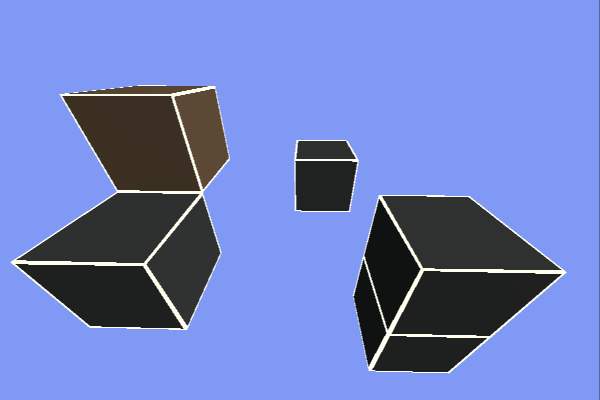
#> input picture generated_images/demo_scarce.png, 600 x 400 px
$ python opencv_fit.py
#> lines starting #> are read from the running program, lines starting #| are printed output that depends on the picture; after the words box and inside, x2 and y2 are one past the last pixel; in counts of white or black regions, pixels touching at a corner belong together; long printed decimals are rounded
### constants.py
import json
from types import SimpleNamespace

def iterativeNamespaceFromDict(data):
    def iterate(holder, key, subdata):
        if type(subdata) == type({}):
            holder[key] = SimpleNamespace()
            for dk, dv in subdata.items():
                iterate(holder[key].__dict__, dk, dv)
        elif type(subdata) == type([]):
            holder[key] = list(range(len(subdata)))
            for dk, dv in enumerate(subdata):
                iterate(holder[key], dk, dv)
        else:
            holder[key] = subdata

    package = {0: None}
    iterate(package, 0, data)
    return package[0]


GLOBAL_CONSTANTS = SimpleNamespace()
def loadConstants(file="constants.json"):
    f = open('constants.json')
    data = json.load(f)
    f.close()
    global GLOBAL_CONSTANTS
    #GLOBAL_CONSTANTS = iterativeNameSpaceFromDict(data)   this rewrites the reference, meaning other files importing it don't update...
    GLOBAL_CONSTANTS.__dict__.clear()
    simple = iterativeNamespaceFromDict(data)
    for key, value in simple.__dict__.items():
        GLOBAL_CONSTANTS.__dict__[key] = value

loadConstants()
#> (reads constants.json from the repository)

### opencv.py
import cv2 as cv
import numpy as np
import moderngl as mgl
from logger import LoggerGenerator
import matplotlib.pyplot as plt
import sys
from constants import GLOBAL_CONSTANTS as constants
from graph import *
from util import *
from opencv_points import matsToCubes, plot_cubes, alignTrans

#
#   Old post processing, hough lines, with constants.json
#

WIDTH = 600
HEIGHT = 400

DEBUG = False

# [46 lines left out: functions doCanny, drawHoughEdges, drawHoughLines, drawHoughBuckets, not called in this run]


fps = 0.0
# [129 lines left out: functions drawOverlays, postProcessImage, _fboToImage, postProcessFbo, cubesToWorld, postProcessCubesFbo and 3 more, not called in this run]

#
#   Edge detectors
#

def lsd(image, detector = 0, scale = 0.8, sigma_scale = 0.6, quant = 2.0, ang_th = 22.5, log_eps = 0.0, density_th = 0.7, n_bins = 1024):
    gray = cv.cvtColor(image, cv.COLOR_BGR2GRAY)
    lsd = cv.createLineSegmentDetector(detector, scale=scale, sigma_scale=sigma_scale, quant=quant, ang_th=ang_th, log_eps=log_eps, density_th=density_th, n_bins=n_bins)
    lines = lsd.detect(gray)[0]
    lines = lineMatrixToPairs(lines)
    return lines

# [140 lines left out: functions prob, linesToPlanarGraph, _pointToScreen, pointToScreen, handleFaces, getCubes and 2 more, not called in this run]

def drawEdges(image, edges, color = (255,255,255), width = 1):
    for edge in edges:
        cv.line(image, np.array(edge[0],dtype=np.uint32), np.array(edge[1],dtype=np.uint32), color, width)

# [22 lines left out: functions drawLines, drawLinesColorful, draw_tris, not called in this run]

import matplotlib.pyplot as plt
# [28 lines left out: function drawFixedAxes, not called in this run]

# [11 lines that do not run on import are left out]

### util.py
import numpy as np
WIDTH = 600
HEIGHT = 400
# [19 lines left out: functions toRange, polarToLine, not called in this run]

def clamp(val, v_min, v_max):
    return min(v_max, max(v_min,val))

# [82 lines left out: functions getEdgeProjection, lineIntersection, _segmentIntersection, edgeDistance, not called in this run]

def lineMatrixToPairs(lines):
    if np.array(lines[0]).shape != (1, 4):
        return lines
    return [(np.array(line[0][0:2]), np.array(line[0][2:4])) for line in lines]

# [54 lines left out: functions combineEdges, combineParallelLines, pointInConvexPolygon, not called in this run]

def faceCircumference(face):
    return sum(np.linalg.norm(np.array(face[i])-face[i+1]) for i in range(-1,len(face) - 1))

def vec3ToEuclidian(vec4):
    return np.array(vec4[0:3])/vec4[2]

# [63 lines left out: functions getIntrinsicsMatrix, getCameraTransformationMatrix, segments_distance, get_segments_intersection, segments_intersect, not called in this run]

import math
# [27 lines left out: function point_segment_distance, not called in this run]


# [7 lines that do not run on import are left out]

### opencv_fit.py
import cv2 as cv
import numpy as np
from opencv import lsd

WIDTH = 600
HEIGHT = 400

def toRange(v, min, max, newmin, newmax):
    if max == min:
        return (v-min)*(newmax-newmin) + newmin
    return (v - min)*(newmax - newmin)/(max-min)+newmin

def min_loss(points, lines):
    """
    Assumes lines are list of [rho, phi] where rho is offset and phi is radian angle
    Assumes that the points are actually inverted? like (y, x) instead of (x, y)
    opencv is stupid
    """
    return sum([min([pow(point[1]*np.sin((phi)) + point[0]*np.cos((phi)) - rho,2) for point in points]) for rho, phi in lines]) / len(lines)

def sum_loss(phi, theta, lines):
    return min_loss(get_focal_points(phi, theta), lines)

def regress_lines(lines, screen_width, screen_height, iterations = 500):

    best_loss = 100000
    best_phi_theta = (0, 0)
    for i in range(0,iterations):
        phi = np.random.rand()*np.pi
        theta = np.random.rand()*np.pi/2
        if sum_loss(phi, theta, lines) < best_loss:
            best_loss = sum_loss(phi, theta, lines)
            best_phi_theta = (phi, theta)

    print(" The loss is ", best_loss)
    return best_phi_theta

def get_camera_angles(file, iterations = 500, method = 'hough'):
#> called with file = 'generated_images/demo_scarce.png', iterations = 10000, method = 'lsd'
    if method == 'hough':
        # Load the image
        image = cv.imread(file, cv.IMREAD_COLOR)
        # Flip the image along the x and y axis
        gray = cv.cvtColor(image, cv.COLOR_BGR2GRAY)

        def get_edges_image(image, blur = (5, 5),thresh1 = 5, thresh2 = 10):
            blurred = cv.GaussianBlur(image, blur, 0)
            return cv.Canny(blurred, thresh1, thresh2)

        canny = get_edges_image(gray)

        #image = cv.merge([get_edges_image(blue_channel),get_edges_image(red_channel),get_edges_image(green_channel)])
        lines = cv.HoughLines(canny, 1, np.pi / 180, 50, None, 0, 0)
        lines = lines[:,0,:]
    elif method == "lsd":

        image = cv.imread(file, cv.IMREAD_COLOR)
#> image is the input picture: shape (400, 600, 3); mean B, G, R 193.5, 127.8, 110.1
        lines = lsd(image)
#> in lsd, `gray = cv.cvtColor(image, cv.COLOR_BGR2GRAY)`:
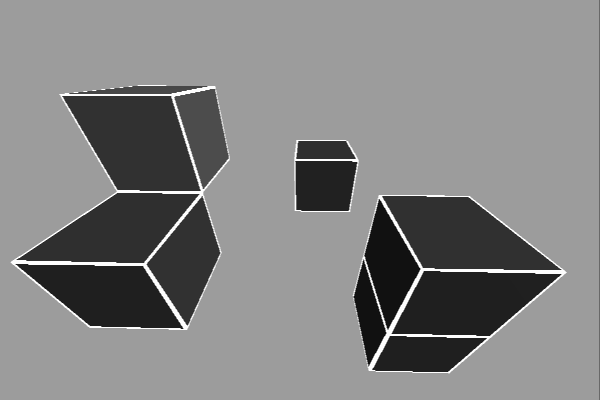
#> gray: shape (400, 600); min 17, max 254, mean 130
#> in lsd, `lines = lsd.detect(gray)[0]`: lines = 75 rows, first 6: [488.1, 335, 393.1, 332.7], [15.6, 263.7, 141.9, 265.8], [143.1, 262.4, 16.87, 259.7], [559.4, 269.6, 421.9, 267.5], [424.3, 270.7, 559.4, 273.5], [198.1, 190.5, 116.9, 189.3]
#> in lsd, `lines = lineMatrixToPairs(lines)`: lines = 75 items, first 6: ([488.1, 335], [393.1, 332.7]), ([15.6, 263.7], [141.9, 265.8]), ([143.1, 262.4], [16.87, 259.7]), ([559.4, 269.6], [421.9, 267.5]), ([424.3, 270.7], [559.4, 273.5]), ([198.1, 190.5], [116.9, 189.3])
        lines = [(np.sign(np.arctan2(b[0] - a[0], b[1] - a[1]))*(a[1]*b[0]-b[1]*a[0])/np.linalg.norm(b-a), np.fmod(-np.arctan2(b[0] - a[0], b[1] - a[1]) + np.pi,np.pi)) for a, b in lines if np.linalg.norm(b-a) > 10]
#> lines = 74 pairs, first value -291.7 to 597.8, second value -8.74e-08 to 3.12
        lines = np.array(lines)
    else:
        return None

    return regress_lines(lines, image.shape[1], image.shape[0], iterations=iterations)
#> the loop in regress_lines, `for i in range(0,iterations):` made 10000 passes
#> (phi, best_loss, best_phi_theta) on passes 3, 10, 17, 22, 24, 52: (1.33, 11445.7, (1.33, 1.01)), (2.44, 9630.3, (2.44, 1.37)), (1.43, 9560.5, (1.43, 0.893)), (2.19, 8283.5, (2.19, 0.0946)), (0.661, 7639.8, (0.661, 0.203)), (2.31, 6663, (2.31, 1.51))
#> best_loss on passes 1, 4, 5: 13068.1, 11429.9, 9865.4
#> after the loop in regress_lines, `for i in range(0,iterations):`: best_loss = 2683.9; best_phi_theta = (2.17, 1.55)
#|  The loss is  2683.886

def get_focal_points(phi, theta):
    sc_points = [(1/(np.tan(theta)*np.sin(phi)), 1/np.tan(phi)),
            (0,        - np.tan(phi)),
            (-np.tan(theta)/np.sin(phi),     1/np.tan(phi))]

    return [np.array([HEIGHT/2 * p[0] + WIDTH/2,  HEIGHT/2 * p[1] + HEIGHT/2]) for p in sc_points]

def show_points_on_image(image, points, lines):
    print("focal points: ", points)

    boundary = 350
    def convert_coords(point):
        return (int(point[0] + boundary), int(point[1] + boundary))

    image = cv.copyMakeBorder(image, boundary, boundary, boundary, boundary, cv.BORDER_CONSTANT, value=(255, 0, 0))
    for rho, phi in lines:
        a = np.cos(phi)
        b = np.sin(phi)
        x0 = a * rho
        y0 = b * rho
        x1 = int(x0 + 1000 * (-b))
        y1 = int(y0 + 1000 * (a))
        x2 = int(x0 - 1000 * (-b))
        y2 = int(y0 - 1000 * (a))
        cv.line(image, convert_coords((x1, y1)), convert_coords((x2, y2)), (0, 0, 55), 2)

    cv.circle(image, convert_coords(points[0]), 10, (0, 0, 255), -1)
    cv.circle(image, convert_coords(points[1]), 10, (0, 255, 0), -1)
    cv.circle(image, convert_coords(points[2]), 10, (200, 0, 0), -1)

    scale_percent = 80  # percent of original size
    width = int(image.shape[1] * scale_percent / 100)
    height = int(image.shape[0] * scale_percent / 100)
    dim = (width, height)
    image = cv.resize(image, dim, interpolation=cv.INTER_AREA)
    cv.imshow('Hough Lines', image)

def draw_vanishing_waves(file, phi, theta):
    # Load the image
    image = cv.imread(file, cv.IMREAD_COLOR)
    # Flip the image along the x and y axis
    gray = cv.cvtColor(image, cv.COLOR_BGR2GRAY)

    def get_edges_image(image, blur = (5, 5),thresh1 = 5, thresh2 = 10):
        blurred = cv.GaussianBlur(image, blur, 0)
        return cv.Canny(blurred, thresh1, thresh2)

    canny = get_edges_image(gray)

    #image = cv.merge([get_edges_image(blue_channel),get_edges_image(red_channel),get_edges_image(green_channel)])
    lines = cv.HoughLines(canny, 1, np.pi / 180, 50, None, 0, 0)
    import matplotlib.pyplot as plt
    lines = np.array(lines)

    lines2 = lsd(image)
    lines2 = [(np.sign(np.arctan2(b[0] - a[0], b[1] - a[1]))*(a[1]*b[0]-b[1]*a[0])/np.linalg.norm(b-a), np.fmod(-np.arctan2(b[0] - a[0], b[1] - a[1]) + np.pi,np.pi)) for a, b in lines2 if np.linalg.norm(b-a) > 10]
    lines2 = np.array(lines2)
    plt.scatter(lines2[:,1], lines2[:,0], color='r')

    print("drawing loss:", sum_loss(phi, theta, lines2))

    plt.scatter(lines[:,0,1], lines[:,0,0])
    plt.xlabel("phi")
    plt.ylabel("rho")
    plt.title("Hough lines in polar coordinates (rho phi)")

    # plt.imshow(cv.cvtColor(image, cv.COLOR_BGR2RGB))

    def draw_point(point, color = 'r'):
        points = np.array([(point[1]*np.sin(np.deg2rad(phi)) + point[0]*np.cos(np.deg2rad(phi)), np.deg2rad(phi)) for phi in range(180)])
        points = np.array([p for p in points if np.abs(p[0]) < np.linalg.norm(np.array([600,400]))])
        if len(points) == 0:
            return
        plt.plot(points[:, 1], points[:, 0], color)

    fc = get_focal_points(phi, theta)
    draw_point(fc[0], color='r')
    draw_point(fc[1], color='g')
    draw_point(fc[2], color='b')

    show_points_on_image(image, fc, lines2)
    #cv.waitKey(0)
    plt.show()

if __name__ == "__main__":
    file = 'generated_images/demo_scarce.png'
    loss = get_camera_angles(file, iterations = 10000, method="lsd")
#> loss = (2.17, 1.55)
    print(loss)
#| (2.170, 1.551)
    draw_vanishing_waves(file, *loss)
#> in get_edges_image, `blurred = cv.GaussianBlur(image, blur, 0)`:
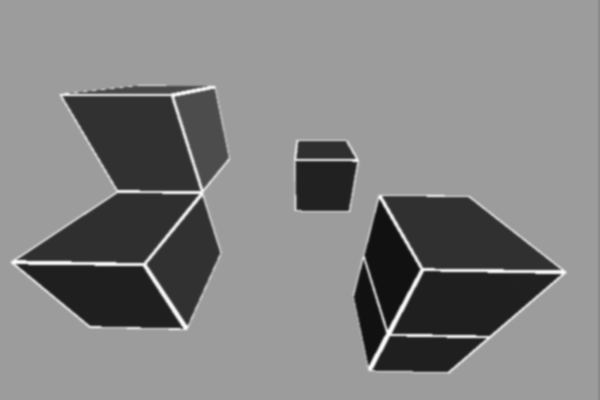
#> blurred: shape (400, 600); min 17, max 253, mean 130
#> in get_edges_image, `return cv.Canny(blurred, thresh1, thresh2)`:
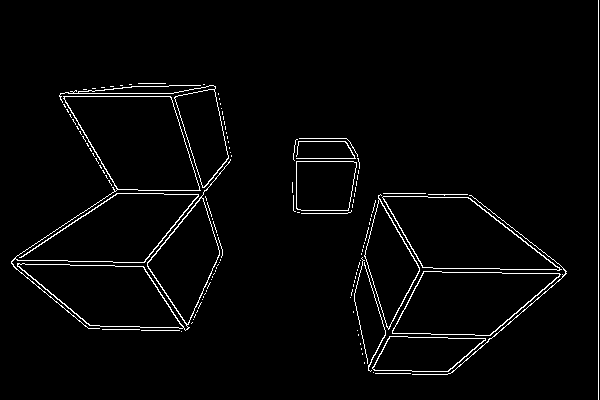
#> returned value: shape (400, 600); 2.6% white in thin lines or dots
#> in draw_vanishing_waves, `lines = cv.HoughLines(canny, 1, np.pi / 180, 50, None, 0, 0)`: lines = 194 rows, first 8: [598, 0], [260, 1.59], [264, 1.59], [574, 0.855], [322, 1.61], [276, 0.681], [93, 1.57], [571, 0.873]
#> in lsd (call 2), `lines = lsd.detect(gray)[0]`: lines = 75 rows, first 6: [488.1, 335, 393.1, 332.7], [15.6, 263.7, 141.9, 265.8], [143.1, 262.4, 16.87, 259.7], [559.4, 269.6, 421.9, 267.5], [424.3, 270.7, 559.4, 273.5], [198.1, 190.5, 116.9, 189.3]
#> in draw_vanishing_waves, `lines2 = lsd(image)`: lines2 = 75 items, first 6: ([488.1, 335], [393.1, 332.7]), ([15.6, 263.7], [141.9, 265.8]), ([143.1, 262.4], [16.87, 259.7]), ([559.4, 269.6], [421.9, 267.5]), ([424.3, 270.7], [559.4, 273.5]), ([198.1, 190.5], [116.9, 189.3])
#> in draw_vanishing_waves, `lines2 = [(np.sign(np.arctan2(b[0] - a[0], b[1] - a[1]))*(a[1]*b[0]-b[..`: lines2 = 74 pairs, first value -291.7 to 597.8, second value -8.74e-08 to 3.12
#| drawing loss: 2683.886
#> in show_points_on_image, `image = cv.copyMakeBorder(image, boundary, boundary, boundary, boundar..`:
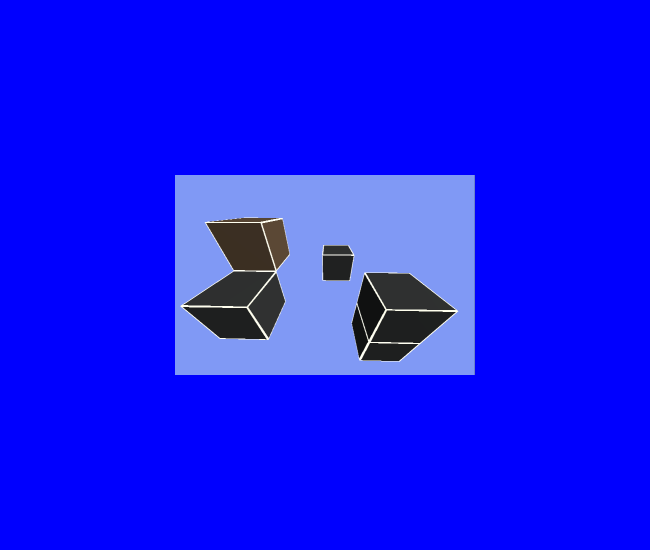
#> image: shape (1100, 1300, 3) (shown at 1/2 size); mean of channels 0, 1, 2 244.7, 21.4, 18.5; drawn as B, G, R
#> the loop in show_points_on_image, `for rho, phi in lines:` made 74 passes
#> (rho, phi, a, b, x0, y0, x1, y1) on passes 1 to 12: (323.1, 1.59, -0.0241, 1, -7.79, 323, -1007, 298), (263.4, 1.59, -0.0166, 1, -4.38, 263.3, -1004, 246), (259.3, 1.59, -0.021, 1, -5.44, 259.3, -1005, 238), (261, 1.59, -0.0155, 1, -4.03, 260.9, -1003, 245), (262, 1.59, -0.0204, 1, -5.34, 261.9, -1005, 241), (187.5, 1.59, -0.015, 1, -2.81, 187.5, -1002, 172), (327, 1.59, -0.0223, 1, -7.31, 326.9, -1007, 304), (159.8, 1.57, -0.00336, 1, -0.537, 159.8, -1000, 156), (495.7, 0.482, 0.886, 0.463, 439.3, 229.7, -24, 1115), (496.8, 0.491, 0.882, 0.471, 438.1, 234.2, -33, 1116), (-228.3, 2.62, -0.865, 0.501, 197.5, -114.5, -303, -979), (323.1, 1.59, -0.0238, 1, -7.69, 323, -1007, 299)
#> after the loop in show_points_on_image, `for rho, phi in lines:`:
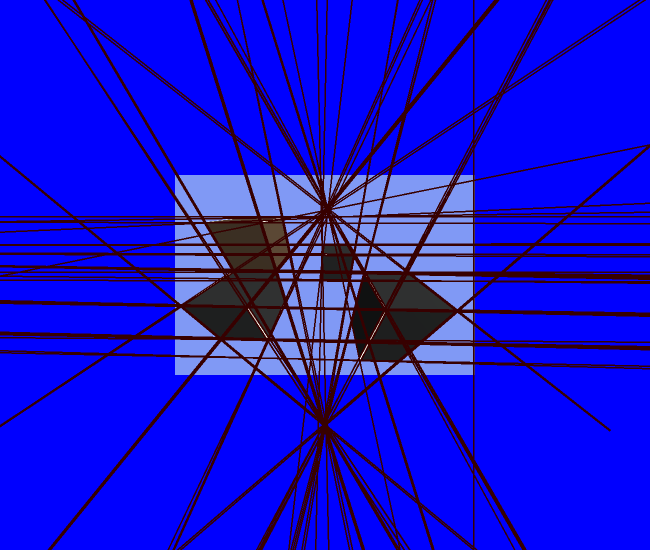
#> image: shape (1100, 1300, 3) (shown at 1/2 size); 14.14% of pixels changed, all inside (x1, y1, x2, y2) = (0, 0, 1300, 1100); drawn as B, G, R
#> in show_points_on_image, `cv.circle(image, convert_coords(points[0]), 10, (0, 0, 255), -1)`: image: shape (1100, 1300, 3); 0.02% of pixels changed, all inside (x1, y1, x2, y2) = (644, 403, 665, 424)
#> in show_points_on_image, `cv.circle(image, convert_coords(points[1]), 10, (0, 255, 0), -1)`: image: shape (1100, 1300, 3); mean of channels 0, 1, 2 211.4, 14.8, 20.4
#> in show_points_on_image, `image = cv.resize(image, dim, interpolation=cv.INTER_AREA)`:
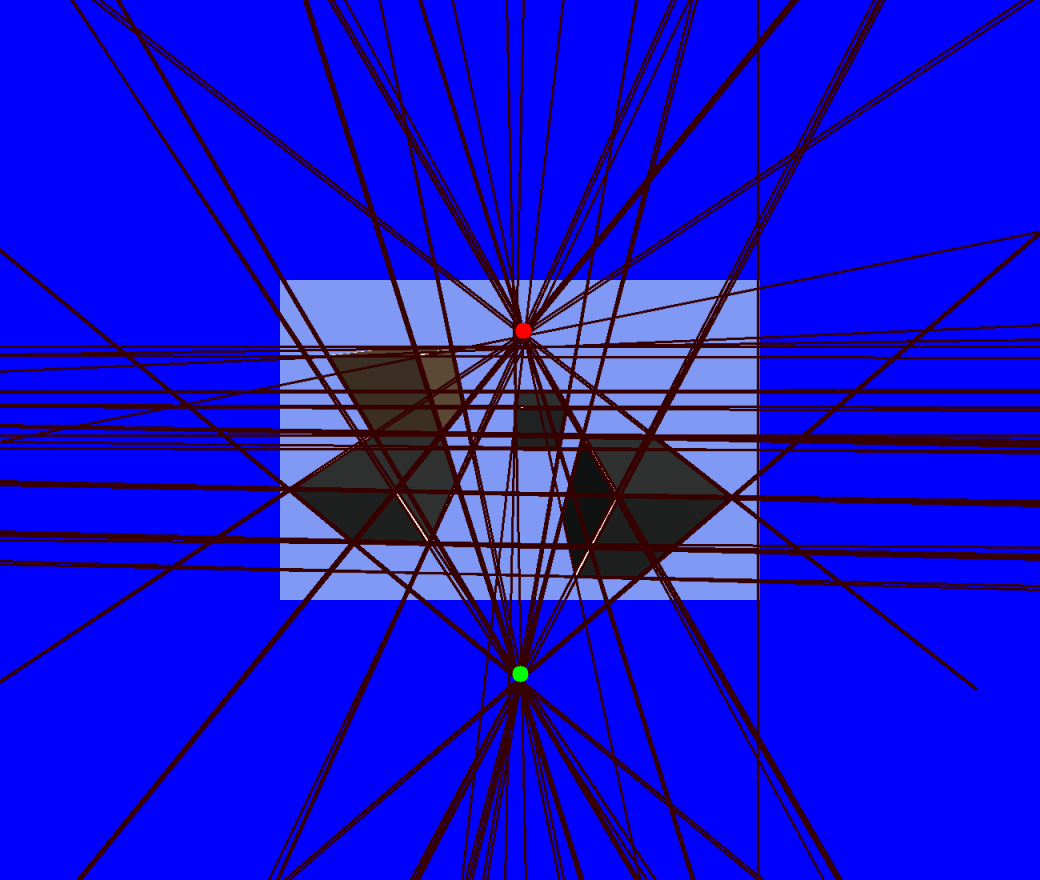
#> image: shape (880, 1040, 3); mean of channels 0, 1, 2 211.4, 14.8, 20.4; drawn as B, G, R
#> in draw_vanishing_waves, `plt.show()`:
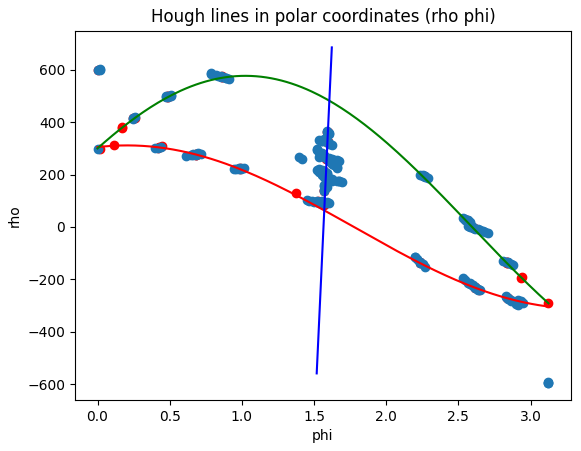
#> figure drawn by matplotlib, 1 panel; curve peaks at x = 0.209, y = 311.3; curve peaks at x = 1.03, y = 576.9
